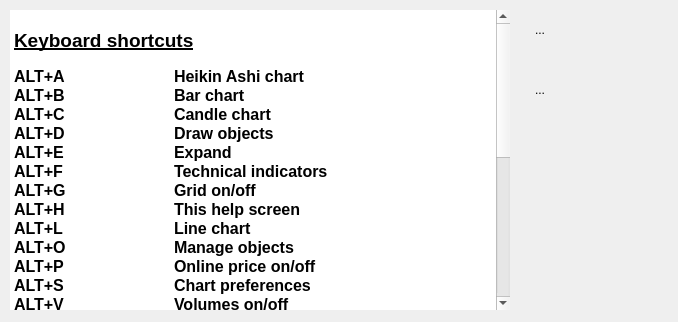
<?xml version="1.0" encoding="UTF-8"?>
<ui version="4.0">
 <class>QTACHelp</class>
 <widget class="QWidget" name="QTACHelp">
  <property name="geometry">
   <rect>
    <x>0</x>
    <y>0</y>
    <width>678</width>
    <height>322</height>
   </rect>
  </property>
  <property name="windowTitle">
   <string>Chart Help</string>
  </property>
  <widget class="QTextEdit" name="textEditHelp">
   <property name="geometry">
    <rect>
     <x>10</x>
     <y>10</y>
     <width>500</width>
     <height>300</height>
    </rect>
   </property>
   <property name="minimumSize">
    <size>
     <width>350</width>
     <height>300</height>
    </size>
   </property>
   <property name="maximumSize">
    <size>
     <width>2048</width>
     <height>2048</height>
    </size>
   </property>
   <property name="baseSize">
    <size>
     <width>350</width>
     <height>300</height>
    </size>
   </property>
   <property name="font">
    <font>
     <pointsize>10</pointsize>
     <weight>75</weight>
     <bold>true</bold>
    </font>
   </property>
   <property name="focusPolicy">
    <enum>Qt::StrongFocus</enum>
   </property>
   <property name="frameShape">
    <enum>QFrame::NoFrame</enum>
   </property>
   <property name="frameShadow">
    <enum>QFrame::Plain</enum>
   </property>
   <property name="lineWidth">
    <number>0</number>
   </property>
   <property name="documentTitle">
    <string>Keyboard Shortcuts</string>
   </property>
   <property name="readOnly">
    <bool>true</bool>
   </property>
   <property name="html">
    <string>&lt;!DOCTYPE HTML PUBLIC &quot;-//W3C//DTD HTML 4.0//EN&quot; &quot;http://www.w3.org/TR/REC-html40/strict.dtd&quot;&gt;
&lt;html&gt;&lt;head&gt;&lt;meta name=&quot;qrichtext&quot; content=&quot;1&quot; /&gt;&lt;title&gt;Keyboard Shortcuts&lt;/title&gt;&lt;style type=&quot;text/css&quot;&gt;
p, li { white-space: pre-wrap; }
&lt;/style&gt;&lt;/head&gt;&lt;body style=&quot; font-family:'Sans Serif'; font-size:10pt; font-weight:600; font-style:normal;&quot;&gt;
&lt;p style=&quot;-qt-paragraph-type:empty; margin-top:0px; margin-bottom:0px; margin-left:0px; margin-right:0px; -qt-block-indent:0; text-indent:0px; font-weight:400;&quot;&gt;&lt;br /&gt;&lt;/p&gt;
&lt;p style=&quot; margin-top:0px; margin-bottom:0px; margin-left:0px; margin-right:0px; -qt-block-indent:0; text-indent:0px;&quot;&gt;&lt;span style=&quot; font-size:14pt; text-decoration: underline;&quot;&gt;Keyboard shortcuts&lt;/span&gt;&lt;/p&gt;
&lt;p style=&quot;-qt-paragraph-type:empty; margin-top:0px; margin-bottom:0px; margin-left:0px; margin-right:0px; -qt-block-indent:0; text-indent:0px; font-weight:400;&quot;&gt;&lt;br /&gt;&lt;/p&gt;
&lt;p style=&quot; margin-top:0px; margin-bottom:0px; margin-left:0px; margin-right:0px; -qt-block-indent:0; text-indent:0px;&quot;&gt;&lt;span style=&quot; font-size:12pt;&quot;&gt;ALT+A	  	Heikin Ashi chart&lt;/span&gt;&lt;/p&gt;
&lt;p style=&quot; margin-top:0px; margin-bottom:0px; margin-left:0px; margin-right:0px; -qt-block-indent:0; text-indent:0px;&quot;&gt;&lt;span style=&quot; font-size:12pt;&quot;&gt;ALT+B	  	Bar chart&lt;/span&gt;&lt;/p&gt;
&lt;p style=&quot; margin-top:0px; margin-bottom:0px; margin-left:0px; margin-right:0px; -qt-block-indent:0; text-indent:0px;&quot;&gt;&lt;span style=&quot; font-size:12pt;&quot;&gt;ALT+C	  	Candle chart&lt;/span&gt;&lt;/p&gt;
&lt;p style=&quot; margin-top:0px; margin-bottom:0px; margin-left:0px; margin-right:0px; -qt-block-indent:0; text-indent:0px;&quot;&gt;&lt;span style=&quot; font-size:12pt;&quot;&gt;ALT+D		Draw objects&lt;/span&gt;&lt;/p&gt;
&lt;p style=&quot; margin-top:0px; margin-bottom:0px; margin-left:0px; margin-right:0px; -qt-block-indent:0; text-indent:0px;&quot;&gt;&lt;span style=&quot; font-size:12pt;&quot;&gt;ALT+E		Expand &lt;/span&gt;&lt;/p&gt;
&lt;p style=&quot; margin-top:0px; margin-bottom:0px; margin-left:0px; margin-right:0px; -qt-block-indent:0; text-indent:0px;&quot;&gt;&lt;span style=&quot; font-size:12pt;&quot;&gt;ALT+F		Technical indicators&lt;/span&gt;&lt;/p&gt;
&lt;p style=&quot; margin-top:0px; margin-bottom:0px; margin-left:0px; margin-right:0px; -qt-block-indent:0; text-indent:0px;&quot;&gt;&lt;span style=&quot; font-size:12pt;&quot;&gt;ALT+G	  	Grid on/off&lt;/span&gt;&lt;/p&gt;
&lt;p style=&quot; margin-top:0px; margin-bottom:0px; margin-left:0px; margin-right:0px; -qt-block-indent:0; text-indent:0px;&quot;&gt;&lt;span style=&quot; font-size:12pt;&quot;&gt;ALT+H	  	This help screen&lt;/span&gt;&lt;/p&gt;
&lt;p style=&quot; margin-top:0px; margin-bottom:0px; margin-left:0px; margin-right:0px; -qt-block-indent:0; text-indent:0px;&quot;&gt;&lt;span style=&quot; font-size:12pt;&quot;&gt;ALT+L	  	Line chart&lt;/span&gt;&lt;/p&gt;
&lt;p style=&quot; margin-top:0px; margin-bottom:0px; margin-left:0px; margin-right:0px; -qt-block-indent:0; text-indent:0px;&quot;&gt;&lt;span style=&quot; font-size:12pt;&quot;&gt;ALT+O		Manage objects&lt;/span&gt;&lt;/p&gt;
&lt;p style=&quot; margin-top:0px; margin-bottom:0px; margin-left:0px; margin-right:0px; -qt-block-indent:0; text-indent:0px;&quot;&gt;&lt;span style=&quot; font-size:12pt;&quot;&gt;ALT+P		Online price on/off &lt;/span&gt;&lt;/p&gt;
&lt;p style=&quot; margin-top:0px; margin-bottom:0px; margin-left:0px; margin-right:0px; -qt-block-indent:0; text-indent:0px;&quot;&gt;&lt;span style=&quot; font-size:12pt;&quot;&gt;ALT+S	  	Chart preferences&lt;/span&gt;&lt;/p&gt;
&lt;p style=&quot; margin-top:0px; margin-bottom:0px; margin-left:0px; margin-right:0px; -qt-block-indent:0; text-indent:0px;&quot;&gt;&lt;span style=&quot; font-size:12pt;&quot;&gt;ALT+V	  	Volumes on/off&lt;/span&gt;&lt;/p&gt;
&lt;p style=&quot; margin-top:0px; margin-bottom:0px; margin-left:0px; margin-right:0px; -qt-block-indent:0; text-indent:0px;&quot;&gt;&lt;span style=&quot; font-size:12pt;&quot;&gt;ALT+X		Switch price scale&lt;/span&gt;&lt;/p&gt;
&lt;p style=&quot; margin-top:0px; margin-bottom:0px; margin-left:0px; margin-right:0px; -qt-block-indent:0; text-indent:0px;&quot;&gt;&lt;span style=&quot; font-size:12pt;&quot;&gt;ALT+Y		Data&lt;/span&gt;&lt;/p&gt;
&lt;p style=&quot; margin-top:0px; margin-bottom:0px; margin-left:0px; margin-right:0px; -qt-block-indent:0; text-indent:0px;&quot;&gt;&lt;span style=&quot; font-size:12pt;&quot;&gt;ALT+Z	  	Back to chart&lt;/span&gt;&lt;/p&gt;
&lt;p style=&quot; margin-top:0px; margin-bottom:0px; margin-left:0px; margin-right:0px; -qt-block-indent:0; text-indent:0px;&quot;&gt;&lt;span style=&quot; font-size:12pt;&quot;&gt;+	  	Zoom in&lt;/span&gt;&lt;/p&gt;
&lt;p style=&quot; margin-top:0px; margin-bottom:0px; margin-left:0px; margin-right:0px; -qt-block-indent:0; text-indent:0px;&quot;&gt;&lt;span style=&quot; font-size:12pt;&quot;&gt; -	  	Zoom out&lt;/span&gt;&lt;/p&gt;
&lt;p style=&quot; margin-top:0px; margin-bottom:0px; margin-left:0px; margin-right:0px; -qt-block-indent:0; text-indent:0px;&quot;&gt;&lt;span style=&quot; font-size:12pt;&quot;&gt;Home            	Move to chart's begin&lt;/span&gt;&lt;/p&gt;
&lt;p style=&quot; margin-top:0px; margin-bottom:0px; margin-left:0px; margin-right:0px; -qt-block-indent:0; text-indent:0px;&quot;&gt;&lt;span style=&quot; font-size:12pt;&quot;&gt;End 	  	Move to chart's end&lt;/span&gt;&lt;/p&gt;
&lt;p style=&quot; margin-top:0px; margin-bottom:0px; margin-left:0px; margin-right:0px; -qt-block-indent:0; text-indent:0px;&quot;&gt;&lt;span style=&quot; font-size:12pt;&quot;&gt;Left	  	Move backward by one frame&lt;/span&gt;&lt;/p&gt;
&lt;p style=&quot; margin-top:0px; margin-bottom:0px; margin-left:0px; margin-right:0px; -qt-block-indent:0; text-indent:0px;&quot;&gt;&lt;span style=&quot; font-size:12pt;&quot;&gt;Right	  	Move forward by one frame&lt;/span&gt;&lt;/p&gt;
&lt;p style=&quot; margin-top:0px; margin-bottom:0px; margin-left:0px; margin-right:0px; -qt-block-indent:0; text-indent:0px;&quot;&gt;&lt;span style=&quot; font-size:12pt;&quot;&gt;Wheel 	  	Move chart  by one frame&lt;/span&gt;&lt;/p&gt;
&lt;p style=&quot; margin-top:0px; margin-bottom:0px; margin-left:0px; margin-right:0px; -qt-block-indent:0; text-indent:0px;&quot;&gt;&lt;span style=&quot; font-size:12pt;&quot;&gt;Drag 	  	Move chart backward or forward&lt;/span&gt;&lt;/p&gt;
&lt;p style=&quot; margin-top:0px; margin-bottom:0px; margin-left:0px; margin-right:0px; -qt-block-indent:0; text-indent:0px;&quot;&gt;&lt;span style=&quot; font-size:12pt;&quot;&gt;Page Up		Move chart backward by one page&lt;/span&gt;&lt;/p&gt;
&lt;p style=&quot; margin-top:0px; margin-bottom:0px; margin-left:0px; margin-right:0px; -qt-block-indent:0; text-indent:0px;&quot;&gt;&lt;span style=&quot; font-size:12pt;&quot;&gt;Page Down	Move chart forward by one page &lt;/span&gt;&lt;/p&gt;
&lt;p style=&quot; margin-top:0px; margin-bottom:0px; margin-left:0px; margin-right:0px; -qt-block-indent:0; text-indent:0px;&quot;&gt;&lt;span style=&quot; font-size:12pt;&quot;&gt;Tab 		Next tab&lt;/span&gt;&lt;/p&gt;
&lt;p style=&quot; margin-top:0px; margin-bottom:0px; margin-left:0px; margin-right:0px; -qt-block-indent:0; text-indent:0px;&quot;&gt;&lt;span style=&quot; font-size:12pt;&quot;&gt;Backtab		Previous tab&lt;/span&gt;&lt;/p&gt;
&lt;p style=&quot;-qt-paragraph-type:empty; margin-top:0px; margin-bottom:0px; margin-left:0px; margin-right:0px; -qt-block-indent:0; text-indent:0px; font-size:12pt;&quot;&gt;&lt;br /&gt;&lt;/p&gt;&lt;/body&gt;&lt;/html&gt;</string>
   </property>
  </widget>
  <widget class="QToolButton" name="upToolButton">
   <property name="geometry">
    <rect>
     <x>520</x>
     <y>10</y>
     <width>40</width>
     <height>40</height>
    </rect>
   </property>
   <property name="font">
    <font>
     <kerning>true</kerning>
    </font>
   </property>
   <property name="focusPolicy">
    <enum>Qt::NoFocus</enum>
   </property>
   <property name="text">
    <string>...</string>
   </property>
   <property name="icon">
    <iconset resource="../resources/ChartGeany.qrc">
     <normaloff>:/png/images/icons/PNG/Button_Up.png</normaloff>:/png/images/icons/PNG/Button_Up.png</iconset>
   </property>
   <property name="iconSize">
    <size>
     <width>32</width>
     <height>32</height>
    </size>
   </property>
   <property name="autoRaise">
    <bool>true</bool>
   </property>
  </widget>
  <widget class="QToolButton" name="downToolButton">
   <property name="geometry">
    <rect>
     <x>520</x>
     <y>70</y>
     <width>40</width>
     <height>40</height>
    </rect>
   </property>
   <property name="focusPolicy">
    <enum>Qt::NoFocus</enum>
   </property>
   <property name="text">
    <string>...</string>
   </property>
   <property name="icon">
    <iconset resource="../resources/ChartGeany.qrc">
     <normaloff>:/png/images/icons/PNG/Button_Down.png</normaloff>:/png/images/icons/PNG/Button_Down.png</iconset>
   </property>
   <property name="iconSize">
    <size>
     <width>32</width>
     <height>32</height>
    </size>
   </property>
   <property name="autoRaise">
    <bool>true</bool>
   </property>
  </widget>
 </widget>
 <resources>
  <include location="../resources/ChartGeany.qrc"/>
 </resources>
 <connections/>
</ui>
